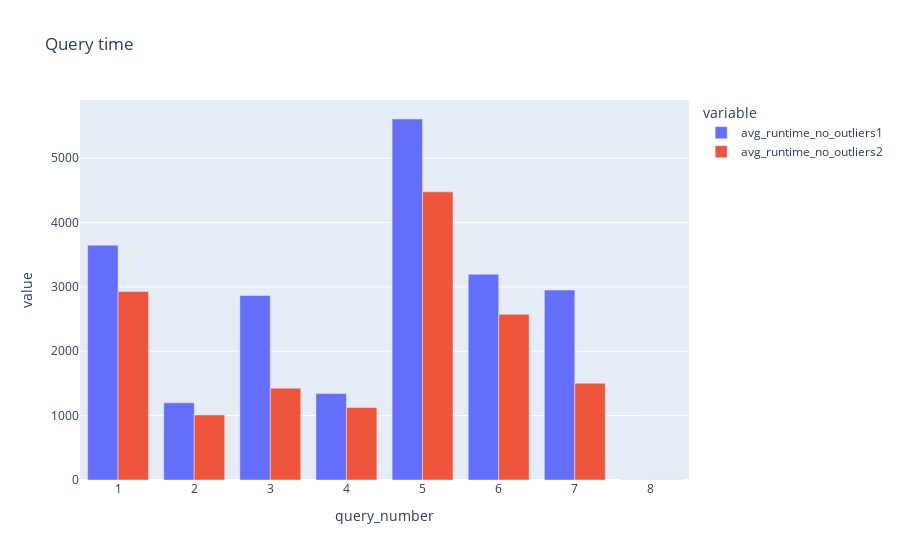

Write notebook code for a chart like this one.
### Code cell
# Plot the results as a side by side bar chart
# We will use the plotly library to create a bar chart
fig = px.bar(df, x="query_number", y=cols_to_plot, barmode='group', title='Query time')
fig.show()

### Figure 1 — Plotly figure (JSON) as saved in the notebook; plotly's stock layout.template omitted (floating-point values rounded to 4 significant figures)
{"data": [{"alignmentgroup": "True", "hovertemplate": "variable=avg_runtime_no_outliers1<br>query_number=%{x}<br>value=%{y}<extra></extra>", "legendgroup": "avg_runtime_no_outliers1", "marker": {"color": "#636efa", "pattern": {"shape": ""}}, "name": "avg_runtime_no_outliers1", "offsetgroup": "avg_runtime_no_outliers1", "orientation": "v", "showlegend": true, "textposition": "auto", "type": "bar", "x": [1, 2, 3, 4, 5, 6, 7, 8], "xaxis": "x", "y": [3646.0, 1199.0, 2867.0, 1342, 5608.0, 3196.0, 2951.0, 3], "yaxis": "y"}, {"alignmentgroup": "True", "hovertemplate": "variable=avg_runtime_no_outliers2<br>query_number=%{x}<br>value=%{y}<extra></extra>", "legendgroup": "avg_runtime_no_outliers2", "marker": {"color": "#EF553B", "pattern": {"shape": ""}}, "name": "avg_runtime_no_outliers2", "offsetgroup": "avg_runtime_no_outliers2", "orientation": "v", "showlegend": true, "textposition": "auto", "type": "bar", "x": [1, 2, 3, 4, 5, 6, 7, 8], "xaxis": "x", "y": [2929.0, 1010.0, 1427, 1125.0, 4476.0, 2574.0, 1505.0, 3.625], "yaxis": "y"}], "layout": {"barmode": "group", "legend": {"title": {"text": "variable"}, "tracegroupgap": 0}, "title": {"text": "Query time"}, "xaxis": {"anchor": "y", "domain": [0, 1], "title": {"text": "query_number"}}, "yaxis": {"anchor": "x", "domain": [0, 1], "title": {"text": "value"}}}}
